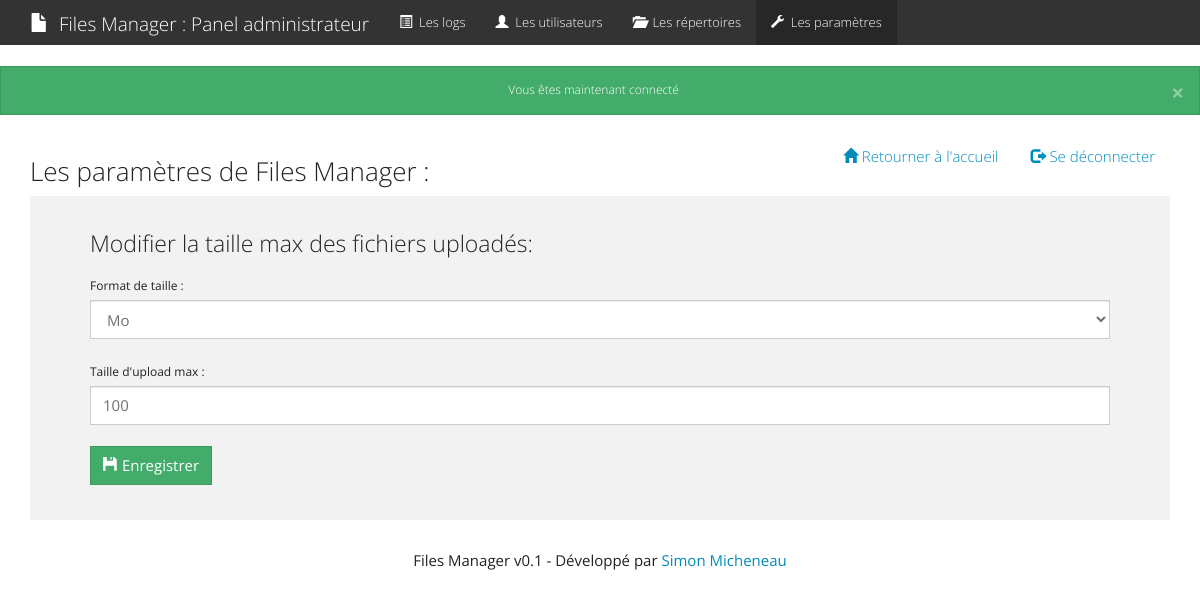
Page /admin/settings.php (signed in) on the earlier database version.
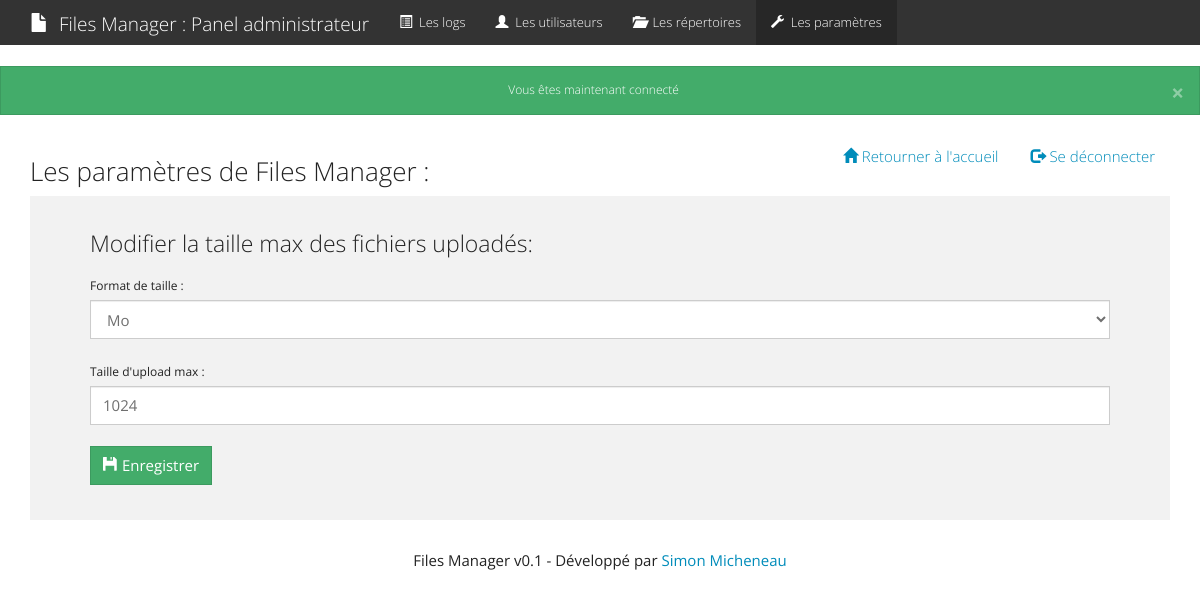
Same page on the later database version.
### tables this page shows
CREATE TABLE IF NOT EXISTS `settings` (
  `id` int(11) NOT NULL AUTO_INCREMENT,
  `upload_size` bigint(20) NOT NULL,
  PRIMARY KEY (`id`)
);

### inc/function.php (called while the page is built, shortened)
<?php
function octetConvertToMo($value){
  $result = $value / 1048576;
  return $result;
}
?>

### admin/settings.php (the view, shortened to what this page needs)
<?php
  require_once 'inc/header.php';
?>
  <div class="container">
    <div class="header clearfix">
      <nav>
        <ul class="nav nav-pills pull-right">
          <li><a href="../index.php"><span class="glyphicon glyphicon-home"></span> Retourner à l'accueil</a></li>
          <li><a href="../logout.php"><span class="glyphicon glyphicon-log-out"></span> Se déconnecter</a></li>
        </ul>
      </nav>
      <h3>Les paramètres de Files Manager :</h3>
    </div>
    <div class="jumbotron">
      <form class="form-group" action="" method="post">
        <br/>
        <p>Modifier la taille max des fichiers uploadés:</p>
          <label for="select" class="control-label">Format de taille :</label>
          <select class="form-control" id="select" name="format">
            <option value="mo" selected>Mo</option>
          </select>
          <br/>
          <?php
            $req = $pdo->query("SELECT * FROM settings");
            $settings = $req->fetch();
          ?>
          <label class="control-label" for="maxSize">Taille d'upload max :</label>
          <input class="form-control" id="maxSize" value="<?php echo octetConvertToMo($settings->upload_size); ?>" type="number" name="size">
          <br/>
          <button type="submit" id="btnSubmit" class="btn btn-success"><span class="glyphicon glyphicon-floppy-disk"></span> Enregistrer</button>
      </form>
    </div>
  </div>
<?php
  require_once 'inc/footer.php';
?>

Differences in the rows shown:
changed settings: size "100" → "1024"
